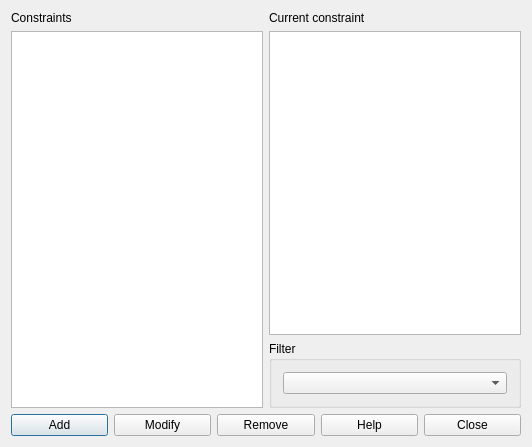
<?xml version="1.0" encoding="UTF-8"?>
<ui version="4.0">
 <class>ConstraintTeacherMaxThreeConsecutiveDaysForm_template</class>
 <widget class="QDialog" name="ConstraintTeacherMaxThreeConsecutiveDaysForm_template">
  <property name="geometry">
   <rect>
    <x>0</x>
    <y>0</y>
    <width>532</width>
    <height>447</height>
   </rect>
  </property>
  <property name="windowTitle">
   <string extracomment="This is the title of the dialog in which you see the list of all constraints of this type">Constraints teacher max three consecutive days</string>
  </property>
  <layout class="QGridLayout" name="gridLayout_2">
   <item row="0" column="0" rowspan="2">
    <layout class="QVBoxLayout" name="verticalLayout">
     <item>
      <widget class="QLabel" name="constraintsTextLabel">
       <property name="frameShape">
        <enum>QFrame::NoFrame</enum>
       </property>
       <property name="frameShadow">
        <enum>QFrame::Plain</enum>
       </property>
       <property name="text">
        <string>Constraints</string>
       </property>
       <property name="wordWrap">
        <bool>false</bool>
       </property>
      </widget>
     </item>
     <item>
      <widget class="QListWidget" name="constraintsListWidget"/>
     </item>
    </layout>
   </item>
   <item row="0" column="1">
    <layout class="QVBoxLayout" name="verticalLayout_2">
     <item>
      <widget class="QLabel" name="currentConstraintTextLabel">
       <property name="text">
        <string>Current constraint</string>
       </property>
       <property name="wordWrap">
        <bool>false</bool>
       </property>
      </widget>
     </item>
     <item>
      <widget class="QPlainTextEdit" name="currentConstraintTextEdit"/>
     </item>
    </layout>
   </item>
   <item row="1" column="1">
    <widget class="QGroupBox" name="filterGroupBox">
     <property name="title">
      <string>Filter</string>
     </property>
     <layout class="QGridLayout" name="gridLayout">
      <item row="0" column="0">
       <widget class="QComboBox" name="teachersComboBox"/>
      </item>
     </layout>
    </widget>
   </item>
   <item row="2" column="0" colspan="2">
    <layout class="QHBoxLayout" name="horizontalLayout">
     <item>
      <widget class="QPushButton" name="addConstraintPushButton">
       <property name="text">
        <string>Add</string>
       </property>
      </widget>
     </item>
     <item>
      <widget class="QPushButton" name="modifyConstraintPushButton">
       <property name="text">
        <string>Modify</string>
       </property>
      </widget>
     </item>
     <item>
      <widget class="QPushButton" name="removeConstraintPushButton">
       <property name="text">
        <string>Remove</string>
       </property>
      </widget>
     </item>
     <item>
      <widget class="QPushButton" name="helpPushButton">
       <property name="text">
        <string>Help</string>
       </property>
      </widget>
     </item>
     <item>
      <widget class="QPushButton" name="closePushButton">
       <property name="text">
        <string>Close</string>
       </property>
      </widget>
     </item>
    </layout>
   </item>
  </layout>
 </widget>
 <layoutdefault spacing="6" margin="11"/>
 <resources/>
 <connections/>
</ui>
